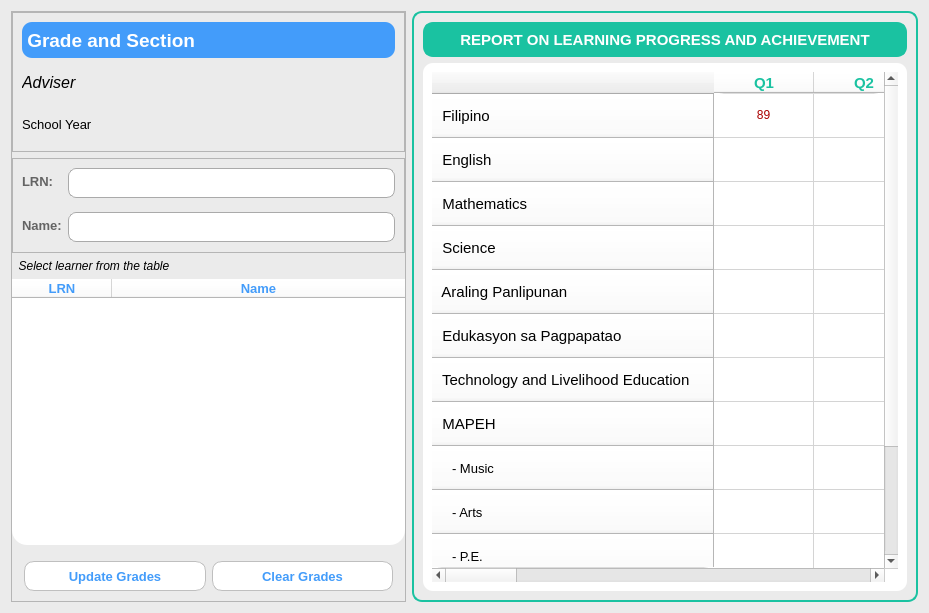
<?xml version="1.0" encoding="UTF-8"?>
<ui version="4.0">
 <class>gradesJHSsection</class>
 <widget class="QFrame" name="gradesJHSsection">
  <property name="geometry">
   <rect>
    <x>0</x>
    <y>0</y>
    <width>929</width>
    <height>613</height>
   </rect>
  </property>
  <property name="windowTitle">
   <string>Frame</string>
  </property>
  <property name="styleSheet">
   <string notr="true">QFrame{
	background-color: rgb(235, 235, 235);
}</string>
  </property>
  <layout class="QHBoxLayout" name="horizontalLayout">
   <item>
    <widget class="QFrame" name="frame">
     <property name="minimumSize">
      <size>
       <width>395</width>
       <height>0</height>
      </size>
     </property>
     <property name="maximumSize">
      <size>
       <width>395</width>
       <height>16777215</height>
      </size>
     </property>
     <property name="frameShape">
      <enum>QFrame::StyledPanel</enum>
     </property>
     <property name="frameShadow">
      <enum>QFrame::Raised</enum>
     </property>
     <layout class="QVBoxLayout" name="verticalLayout_2">
      <property name="leftMargin">
       <number>0</number>
      </property>
      <property name="topMargin">
       <number>0</number>
      </property>
      <property name="rightMargin">
       <number>0</number>
      </property>
      <property name="bottomMargin">
       <number>0</number>
      </property>
      <item>
       <widget class="QFrame" name="frame_4">
        <property name="minimumSize">
         <size>
          <width>0</width>
          <height>140</height>
         </size>
        </property>
        <property name="maximumSize">
         <size>
          <width>16777215</width>
          <height>140</height>
         </size>
        </property>
        <property name="frameShape">
         <enum>QFrame::StyledPanel</enum>
        </property>
        <property name="frameShadow">
         <enum>QFrame::Raised</enum>
        </property>
        <layout class="QVBoxLayout" name="verticalLayout">
         <item>
          <widget class="QLabel" name="gradeSecJHS">
           <property name="font">
            <font>
             <pointsize>14</pointsize>
             <italic>false</italic>
             <bold>true</bold>
            </font>
           </property>
           <property name="styleSheet">
            <string notr="true">QLabel{
	background-color: rgb(67, 156, 250);
    border-radius: 10px;
	color: rgb(255,255,255);
}</string>
           </property>
           <property name="text">
            <string> Grade and Section</string>
           </property>
          </widget>
         </item>
         <item>
          <widget class="QLabel" name="advJHS">
           <property name="font">
            <font>
             <pointsize>12</pointsize>
             <italic>true</italic>
             <bold>false</bold>
            </font>
           </property>
           <property name="text">
            <string>Adviser</string>
           </property>
          </widget>
         </item>
         <item>
          <widget class="QLabel" name="syJHS">
           <property name="font">
            <font>
             <pointsize>10</pointsize>
             <bold>false</bold>
            </font>
           </property>
           <property name="text">
            <string>School Year</string>
           </property>
          </widget>
         </item>
        </layout>
       </widget>
      </item>
      <item>
       <widget class="QFrame" name="frame_3">
        <property name="minimumSize">
         <size>
          <width>0</width>
          <height>95</height>
         </size>
        </property>
        <property name="maximumSize">
         <size>
          <width>16777215</width>
          <height>95</height>
         </size>
        </property>
        <property name="styleSheet">
         <string notr="true">QLabel{
	color: rgb(100, 100, 100);
}</string>
        </property>
        <property name="frameShape">
         <enum>QFrame::StyledPanel</enum>
        </property>
        <property name="frameShadow">
         <enum>QFrame::Raised</enum>
        </property>
        <layout class="QFormLayout" name="formLayout">
         <property name="verticalSpacing">
          <number>14</number>
         </property>
         <item row="0" column="0">
          <widget class="QLabel" name="label">
           <property name="font">
            <font>
             <pointsize>10</pointsize>
             <bold>true</bold>
            </font>
           </property>
           <property name="styleSheet">
            <string notr="true">QLabel{
	color: rgb(100, 100, 100);
}</string>
           </property>
           <property name="text">
            <string>LRN:</string>
           </property>
          </widget>
         </item>
         <item row="1" column="0">
          <widget class="QLabel" name="label_2">
           <property name="font">
            <font>
             <pointsize>10</pointsize>
             <bold>true</bold>
            </font>
           </property>
           <property name="styleSheet">
            <string notr="true">QLabel{
	color: rgb(100, 100, 100);
}</string>
           </property>
           <property name="text">
            <string>Name:</string>
           </property>
          </widget>
         </item>
         <item row="0" column="1">
          <widget class="QLabel" name="lrn_JHS">
           <property name="minimumSize">
            <size>
             <width>0</width>
             <height>30</height>
            </size>
           </property>
           <property name="maximumSize">
            <size>
             <width>16777215</width>
             <height>30</height>
            </size>
           </property>
           <property name="font">
            <font>
             <pointsize>11</pointsize>
             <bold>false</bold>
            </font>
           </property>
           <property name="styleSheet">
            <string notr="true">QLabel{
border-radius: 8px;
border: 1px solid rgb(170, 170, 170);
	background-color: rgb(255, 255, 255);
}
</string>
           </property>
           <property name="text">
            <string/>
           </property>
          </widget>
         </item>
         <item row="1" column="1">
          <widget class="QLabel" name="name_JHS">
           <property name="minimumSize">
            <size>
             <width>0</width>
             <height>30</height>
            </size>
           </property>
           <property name="maximumSize">
            <size>
             <width>16777215</width>
             <height>30</height>
            </size>
           </property>
           <property name="font">
            <font>
             <pointsize>11</pointsize>
             <bold>false</bold>
            </font>
           </property>
           <property name="styleSheet">
            <string notr="true">QLabel{
border-radius: 8px;
border: 1px solid rgb(170, 170, 170);
	background-color: rgb(255, 255, 255);
}
</string>
           </property>
           <property name="text">
            <string/>
           </property>
          </widget>
         </item>
        </layout>
       </widget>
      </item>
      <item>
       <widget class="QLabel" name="label_6">
        <property name="font">
         <font>
          <pointsize>9</pointsize>
          <italic>true</italic>
         </font>
        </property>
        <property name="text">
         <string>  Select learner from the table</string>
        </property>
       </widget>
      </item>
      <item>
       <widget class="QTableWidget" name="studentJHSTable">
        <property name="styleSheet">
         <string notr="true">QTableWidget{
border: none;
	background-color: rgb(255, 255, 255);
}
QFrame{
	background-color:  rgb(255, 255, 255);
	border-radius: 15px;
    border: none;
}

QTableView::item:selected  {
	color: rgb(255, 255, 255);
	background-color: rgb(67, 156, 250);
}

</string>
        </property>
        <property name="selectionMode">
         <enum>QAbstractItemView::SingleSelection</enum>
        </property>
        <property name="selectionBehavior">
         <enum>QAbstractItemView::SelectRows</enum>
        </property>
        <attribute name="horizontalHeaderStretchLastSection">
         <bool>true</bool>
        </attribute>
        <attribute name="verticalHeaderVisible">
         <bool>false</bool>
        </attribute>
        <column>
         <property name="text">
          <string>LRN</string>
         </property>
         <property name="font">
          <font>
           <pointsize>10</pointsize>
           <bold>true</bold>
          </font>
         </property>
         <property name="foreground">
          <brush brushstyle="SolidPattern">
           <color alpha="255">
            <red>67</red>
            <green>156</green>
            <blue>250</blue>
           </color>
          </brush>
         </property>
        </column>
        <column>
         <property name="text">
          <string>Name</string>
         </property>
         <property name="font">
          <font>
           <pointsize>10</pointsize>
           <bold>true</bold>
          </font>
         </property>
         <property name="foreground">
          <brush brushstyle="SolidPattern">
           <color alpha="255">
            <red>67</red>
            <green>156</green>
            <blue>250</blue>
           </color>
          </brush>
         </property>
        </column>
       </widget>
      </item>
      <item>
       <widget class="QFrame" name="frame_5">
        <property name="minimumSize">
         <size>
          <width>0</width>
          <height>50</height>
         </size>
        </property>
        <property name="styleSheet">
         <string notr="true">QPushButton{
	color: rgb(67, 156, 250);
	border-radius: 10px;
	border: 1px solid rgb(191, 191, 191);
	background-color: rgb(255, 255, 255);
}
QPushButton:hover{
	background-color: rgb(222, 222, 222);
	border: none;
}
QPushButton:focus{
background-color: rgb(67, 156, 250);
	color: rgb(255, 255, 255);
 	border-radius: 10px;
}</string>
        </property>
        <property name="frameShape">
         <enum>QFrame::NoFrame</enum>
        </property>
        <property name="frameShadow">
         <enum>QFrame::Raised</enum>
        </property>
        <layout class="QHBoxLayout" name="horizontalLayout_2">
         <property name="leftMargin">
          <number>12</number>
         </property>
         <property name="topMargin">
          <number>0</number>
         </property>
         <property name="rightMargin">
          <number>12</number>
         </property>
         <property name="bottomMargin">
          <number>0</number>
         </property>
         <item>
          <widget class="QPushButton" name="updGradeJHS">
           <property name="minimumSize">
            <size>
             <width>0</width>
             <height>30</height>
            </size>
           </property>
           <property name="font">
            <font>
             <pointsize>10</pointsize>
             <bold>true</bold>
            </font>
           </property>
           <property name="styleSheet">
            <string notr="true"/>
           </property>
           <property name="text">
            <string>Update Grades</string>
           </property>
          </widget>
         </item>
         <item>
          <widget class="QPushButton" name="clrGradeJHS">
           <property name="minimumSize">
            <size>
             <width>0</width>
             <height>30</height>
            </size>
           </property>
           <property name="font">
            <font>
             <pointsize>10</pointsize>
             <bold>true</bold>
            </font>
           </property>
           <property name="styleSheet">
            <string notr="true"/>
           </property>
           <property name="text">
            <string>Clear Grades</string>
           </property>
          </widget>
         </item>
        </layout>
       </widget>
      </item>
     </layout>
    </widget>
   </item>
   <item>
    <widget class="QFrame" name="frame_2">
     <property name="styleSheet">
      <string notr="true">QFrame{
	background-color: rgb(235, 235, 235);
	border: 2px solid rgb(26, 194, 161);
	border-radius: 10px
}</string>
     </property>
     <property name="frameShape">
      <enum>QFrame::StyledPanel</enum>
     </property>
     <property name="frameShadow">
      <enum>QFrame::Raised</enum>
     </property>
     <layout class="QVBoxLayout" name="verticalLayout_3">
      <item>
       <widget class="QLabel" name="label_7">
        <property name="minimumSize">
         <size>
          <width>0</width>
          <height>35</height>
         </size>
        </property>
        <property name="maximumSize">
         <size>
          <width>16777215</width>
          <height>35</height>
         </size>
        </property>
        <property name="font">
         <font>
          <pointsize>11</pointsize>
          <bold>true</bold>
         </font>
        </property>
        <property name="styleSheet">
         <string notr="true">QLabel{
	background-color: rgb(26, 194, 161);
    border-radius: 10px;
	color: rgb(255,255,255);
}</string>
        </property>
        <property name="text">
         <string>REPORT ON LEARNING PROGRESS AND ACHIEVEMENT</string>
        </property>
        <property name="alignment">
         <set>Qt::AlignCenter</set>
        </property>
       </widget>
      </item>
      <item>
       <widget class="QFrame" name="frame_6">
        <property name="styleSheet">
         <string notr="true">QFrame{
border:none;
	background-color: rgb(255, 255, 255);
}</string>
        </property>
        <property name="frameShape">
         <enum>QFrame::StyledPanel</enum>
        </property>
        <property name="frameShadow">
         <enum>QFrame::Raised</enum>
        </property>
        <layout class="QHBoxLayout" name="horizontalLayout_3">
         <item>
          <widget class="QTableWidget" name="gradeJHSTable">
           <property name="styleSheet">
            <string notr="true">QHeaderView{
	border-bottom: 1px solid rgb(220, 220, 220); 
}

QTableView::item {
	text-align: center;
}
QTableView::item:selected  {
	color: rgb(255, 255, 255);
	background-color: rgb(67, 156, 250);
}
</string>
           </property>
           <property name="frameShape">
            <enum>QFrame::NoFrame</enum>
           </property>
           <property name="frameShadow">
            <enum>QFrame::Plain</enum>
           </property>
           <attribute name="horizontalHeaderStretchLastSection">
            <bool>true</bool>
           </attribute>
           <attribute name="verticalHeaderVisible">
            <bool>true</bool>
           </attribute>
           <attribute name="verticalHeaderMinimumSectionSize">
            <number>22</number>
           </attribute>
           <attribute name="verticalHeaderDefaultSectionSize">
            <number>44</number>
           </attribute>
           <row>
            <property name="text">
             <string>  Filipino</string>
            </property>
            <property name="font">
             <font>
              <pointsize>11</pointsize>
              <bold>false</bold>
             </font>
            </property>
           </row>
           <row>
            <property name="text">
             <string>  English</string>
            </property>
            <property name="font">
             <font>
              <pointsize>11</pointsize>
              <bold>false</bold>
             </font>
            </property>
           </row>
           <row>
            <property name="text">
             <string>  Mathematics</string>
            </property>
            <property name="font">
             <font>
              <pointsize>11</pointsize>
              <bold>false</bold>
             </font>
            </property>
           </row>
           <row>
            <property name="text">
             <string>  Science</string>
            </property>
            <property name="font">
             <font>
              <pointsize>11</pointsize>
              <bold>false</bold>
             </font>
            </property>
           </row>
           <row>
            <property name="text">
             <string>  Araling Panlipunan</string>
            </property>
            <property name="font">
             <font>
              <pointsize>11</pointsize>
              <bold>false</bold>
             </font>
            </property>
           </row>
           <row>
            <property name="text">
             <string>  Edukasyon sa Pagpapatao</string>
            </property>
            <property name="font">
             <font>
              <pointsize>11</pointsize>
              <bold>false</bold>
             </font>
            </property>
           </row>
           <row>
            <property name="text">
             <string>  Technology and Livelihood Education</string>
            </property>
            <property name="font">
             <font>
              <pointsize>11</pointsize>
              <bold>false</bold>
             </font>
            </property>
           </row>
           <row>
            <property name="text">
             <string>  MAPEH</string>
            </property>
            <property name="font">
             <font>
              <pointsize>11</pointsize>
              <bold>false</bold>
             </font>
            </property>
           </row>
           <row>
            <property name="text">
             <string>     - Music</string>
            </property>
            <property name="font">
             <font>
              <pointsize>10</pointsize>
              <bold>false</bold>
             </font>
            </property>
           </row>
           <row>
            <property name="text">
             <string>     - Arts</string>
            </property>
            <property name="font">
             <font>
              <pointsize>10</pointsize>
              <bold>false</bold>
             </font>
            </property>
           </row>
           <row>
            <property name="text">
             <string>     - P.E.</string>
            </property>
            <property name="font">
             <font>
              <pointsize>10</pointsize>
              <bold>false</bold>
             </font>
            </property>
           </row>
           <row>
            <property name="text">
             <string>     - Health</string>
            </property>
            <property name="font">
             <font>
              <pointsize>10</pointsize>
              <bold>false</bold>
             </font>
            </property>
           </row>
           <row>
            <property name="text">
             <string>    GENERAL AVERAGE</string>
            </property>
            <property name="font">
             <font>
              <pointsize>11</pointsize>
              <bold>false</bold>
             </font>
            </property>
           </row>
           <column>
            <property name="text">
             <string>Q1</string>
            </property>
            <property name="font">
             <font>
              <pointsize>11</pointsize>
              <bold>true</bold>
             </font>
            </property>
            <property name="background">
             <color>
              <red>255</red>
              <green>255</green>
              <blue>255</blue>
             </color>
            </property>
            <property name="foreground">
             <brush brushstyle="SolidPattern">
              <color alpha="255">
               <red>26</red>
               <green>194</green>
               <blue>161</blue>
              </color>
             </brush>
            </property>
           </column>
           <column>
            <property name="text">
             <string>Q2</string>
            </property>
            <property name="font">
             <font>
              <pointsize>11</pointsize>
              <bold>true</bold>
             </font>
            </property>
            <property name="background">
             <color>
              <red>255</red>
              <green>255</green>
              <blue>255</blue>
             </color>
            </property>
            <property name="foreground">
             <brush brushstyle="SolidPattern">
              <color alpha="255">
               <red>26</red>
               <green>194</green>
               <blue>161</blue>
              </color>
             </brush>
            </property>
           </column>
           <column>
            <property name="text">
             <string>Q3</string>
            </property>
            <property name="font">
             <font>
              <pointsize>11</pointsize>
              <bold>true</bold>
             </font>
            </property>
            <property name="foreground">
             <brush brushstyle="SolidPattern">
              <color alpha="255">
               <red>26</red>
               <green>194</green>
               <blue>161</blue>
              </color>
             </brush>
            </property>
           </column>
           <column>
            <property name="text">
             <string>Q4</string>
            </property>
            <property name="font">
             <font>
              <pointsize>11</pointsize>
              <bold>true</bold>
             </font>
            </property>
            <property name="foreground">
             <brush brushstyle="SolidPattern">
              <color alpha="255">
               <red>26</red>
               <green>194</green>
               <blue>161</blue>
              </color>
             </brush>
            </property>
           </column>
           <column>
            <property name="text">
             <string>FINAL GRADE</string>
            </property>
            <property name="font">
             <font>
              <pointsize>11</pointsize>
              <bold>true</bold>
             </font>
            </property>
            <property name="foreground">
             <brush brushstyle="SolidPattern">
              <color alpha="255">
               <red>26</red>
               <green>194</green>
               <blue>161</blue>
              </color>
             </brush>
            </property>
           </column>
           <column>
            <property name="text">
             <string>REMARKS</string>
            </property>
            <property name="font">
             <font>
              <pointsize>11</pointsize>
              <bold>true</bold>
             </font>
            </property>
            <property name="foreground">
             <brush brushstyle="SolidPattern">
              <color alpha="255">
               <red>26</red>
               <green>194</green>
               <blue>161</blue>
              </color>
             </brush>
            </property>
           </column>
           <item row="0" column="0">
            <property name="text">
             <string>89</string>
            </property>
            <property name="textAlignment">
             <set>AlignCenter</set>
            </property>
            <property name="foreground">
             <brush brushstyle="SolidPattern">
              <color alpha="255">
               <red>170</red>
               <green>0</green>
               <blue>0</blue>
              </color>
             </brush>
            </property>
           </item>
           <item row="0" column="1">
            <property name="text">
             <string/>
            </property>
            <property name="font">
             <font>
              <pointsize>10</pointsize>
              <bold>true</bold>
             </font>
            </property>
           </item>
           <item row="0" column="2">
            <property name="text">
             <string/>
            </property>
           </item>
           <item row="0" column="3">
            <property name="text">
             <string/>
            </property>
            <property name="font">
             <font>
              <pointsize>10</pointsize>
              <bold>true</bold>
             </font>
            </property>
            <property name="textAlignment">
             <set>AlignCenter</set>
            </property>
           </item>
           <item row="0" column="4">
            <property name="text">
             <string/>
            </property>
           </item>
           <item row="0" column="5">
            <property name="text">
             <string/>
            </property>
           </item>
          </widget>
         </item>
        </layout>
       </widget>
      </item>
     </layout>
    </widget>
   </item>
  </layout>
 </widget>
 <resources/>
 <connections/>
</ui>
